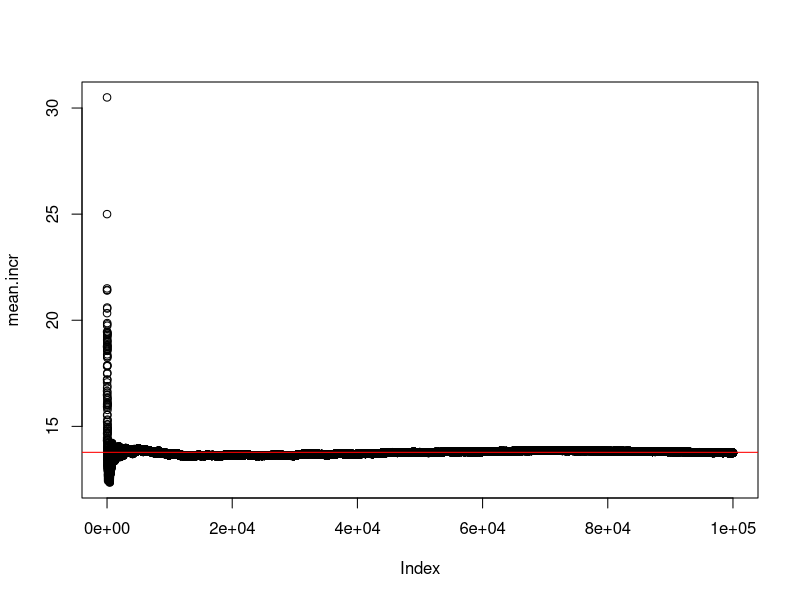
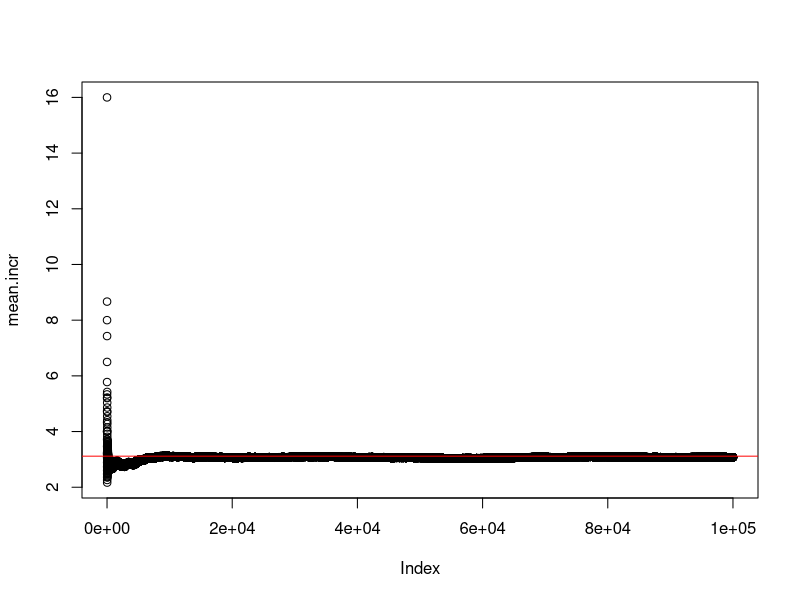

Write R code to recreate these figures, in order. (Note: a time limit stopped this script after it produced the figures.)
# ---------------------------- E[aiy^2] ----------------------------

# Verifico esattezza della forma chiusa di E[aiy^2], i>1 dove
# aiy= 1{Xi<y}+sum_{h=1}^m 1{Xi<y, Xh<y}

B=10^5
m=10

y = runif(n=1, min=0, max=2)
res = vector()

for(b in 1:B){

  Xi = runif(n=1, min=0, max=2)
  Xshort = runif(n=(m-1), min=0, max=2)
  X = c(Xi, Xshort)

  cond2 = X<y

  # ai
  cond1i = ifelse(Xi<y, 1, 0)
  cond2i = sum(cond2)*cond1i
  ai = cond2i+cond1i

  res[b] = ai^2

}

mean(res)
closed = 4*(punif(y, min = 0, max = 2))+
  5*(m-1)*(punif(y, min = 0, max = 2))^2+
  (m-2)*(m-1)*(punif(y, min = 0, max = 2))^3

mean.incr = sapply(1:B, function(b) mean(res[1:b]))
plot(mean.incr)
abline(h = closed, col = "red")


# ---------------------------- E[ai_y*aj_y] ----------------------------

# Verifico esattezza della forma chiusa di E[aiy^2], i>1 dove
# aiy= 1{Xi<y}+sum_{h=1}^m 1{Xi<y, Xh<y}

B=10^5
m=10

y = runif(n=1, min=0, max=2)
res = vector()

for(b in 1:B){

  Xi = runif(n=1, min=0, max=2)
  Xj = runif(n=1, min=0, max=2)
  Xshort = runif(n=(m-2), min=0, max=2)
  X = c(Xi, Xj, Xshort)

  cond2 = X<y

  # aj
  cond1j = ifelse(Xj<y, 1, 0)
  cond2j = sum(cond2)*cond1j
  aj = cond2j+cond1j

  # ai
  cond1i = ifelse(Xi<y, 1, 0)
  cond2i = sum(cond2)*cond1i
  ai = cond2i+cond1i

  res[b] = ai*aj

}

mean(res)
closed = 9*(punif(y, min = 0, max = 2))^2+
  7*(m-2)*(punif(y, min = 0, max = 2))^3+
  (m-2)*(m-3)*(punif(y, min = 0, max = 2))^4



mean.incr = sapply(1:B, function(b) mean(res[1:b]))
plot(mean.incr)
abline(h = closed, col = "red")


# ---------------------------- E[h(X1,X2,...,Xm,y)^2] ----------------------------

# Verifico esattezza della forma chiusa di E[h(X1, X2,...,Xm,y)^2], dove
# h(X1, X2,...,Xm,y) = sum_{i=1}^m ai dove
# ai= 1{Xi<y}+sum_{h=1}^m 1{Xi<y, Xh<y}

B=10^5
m=10

res = vector()
y = runif(n=1, min=0, max=2)
for(b in 1:B){
  X = runif(n=m, min=0, max=2)
  cond2 = X<y

  a = vector()
  for(i in 1:m){
    # ai
    cond1i = ifelse(X[i]<y, 1, 0)
    cond2i = sum(cond2)*cond1i
    a[i] = cond2i+cond1i
  }
  res[b] = sum(a)^2
}

mean(res)
closed = 4*m*punif(y, min = 0, max = 2)+
  14*(m-1)*m*(punif(y, min = 0, max = 2))^2+
  8*(m-2)*(m-1)*m*(punif(y, min = 0, max = 2))^3+
  m*(m-1)*(m-2)*(m-3)*(punif(y, min = 0, max = 2))^4

mean.incr = sapply(1:B, function(b) mean(res[1:b]))
plot(mean.incr)
abline(h = closed, col = "red")




# ---------------------------- E[h(X1,X2,...,Xm,y)] ----------------------------

# Verifico esattezza della forma chiusa di E[h(X1, X2,...,Xm,y)], dove
# h(X1, X2,...,Xm,y) = sum_{i=1}^m ai dove
# ai= 1{Xi<y}+sum_{h=1}^m 1{Xi<y, Xh<y}

B=10^5
m=10

res = vector()
y = runif(n=1, min=0, max=2)
for(b in 1:B){

  X = runif(n=m, min=0, max=2)

  cond2 = X<y

  a = vector()
  for(i in 1:m){
    # ai
    cond1i = ifelse(X[i]<y, 1, 0)
    cond2i = sum(cond2)*cond1i
    a[i] = cond2i+cond1i
  }
  res[b] = sum(a)
}

mean(res)
(closed = 2*m*punif(y, min = 0, max = 2)+
  (m-1)*m*(punif(y, min = 0, max = 2))^2)

mean.incr = sapply(1:B, function(b) mean(res[1:b]))
plot(mean.incr)
abline(h = closed, col = "red")






# ----------------------------------- z12 ----------------------------------------

B=10^5
m = 10
n = 5

theta = m+m*(m-1)/3
theta2 = theta^2

Eh2y = function(y){
  out = 4*m*punif(y, min = 0, max = 2)+
    14*(m-1)*m*(punif(y, min = 0, max = 2))^2+
    8*(m-2)*(m-1)*m*(punif(y, min = 0, max = 2))^3+
    m*(m-1)*(m-2)*(m-3)*(punif(y, min = 0, max = 2))^4
  return(out)
}

Ehy = function(y){
  out = 2*m*punif(y, min = 0, max = 2)+
    (m-1)*m*(punif(y, min = 0, max = 2))^2
  return(out)
}

ys = runif(n=B, min=0, max=2)
res = sapply(ys, function(y) Eh2y(y)+theta2-2*theta*Ehy(y))


mean(res)

(z12 = 4/45*m^4+16/45*m^3+19/45*m^2+2/15*m)

mean.incr = sapply(1:B, function(b) mean(res[1:b]))
plot(mean.incr)
abline(h = z12, col = "red")


mean.incr[(B-500):B]
z12
